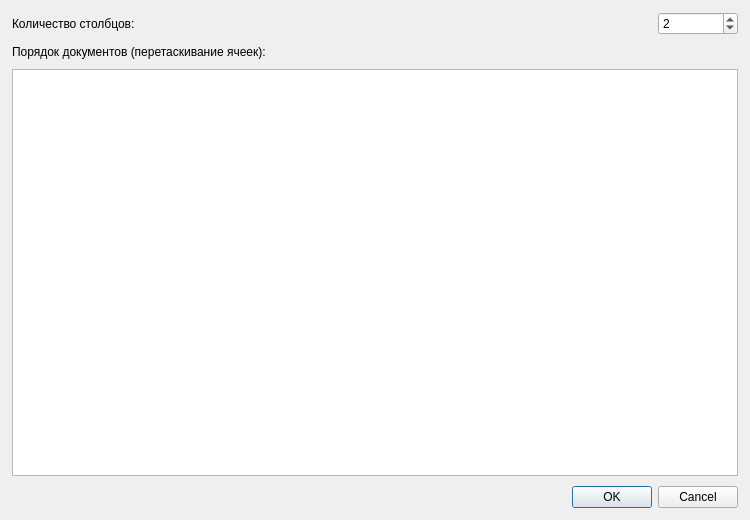
<?xml version="1.0" encoding="UTF-8"?>
<ui version="4.0">
 <class>ScreenConfigDialog</class>
 <widget class="QDialog" name="ScreenConfigDialog">
  <property name="geometry">
   <rect>
    <x>0</x>
    <y>0</y>
    <width>750</width>
    <height>520</height>
   </rect>
  </property>
  <property name="minimumSize">
   <size>
    <width>600</width>
    <height>400</height>
   </size>
  </property>
  <property name="windowTitle">
   <string>Конфигурация экрана</string>
  </property>
  <layout class="QVBoxLayout" name="verticalLayout">
   <property name="spacing">
    <number>10</number>
   </property>
   <property name="leftMargin">
    <number>12</number>
   </property>
   <property name="topMargin">
    <number>12</number>
   </property>
   <property name="rightMargin">
    <number>12</number>
   </property>
   <property name="bottomMargin">
    <number>12</number>
   </property>
   <item>
    <layout class="QHBoxLayout" name="horizontalLayout">
     <property name="spacing">
      <number>8</number>
     </property>
     <item>
      <widget class="QLabel" name="labelColumns">
       <property name="text">
        <string>Количество столбцов:</string>
       </property>
      </widget>
     </item>
     <item>
      <widget class="QSpinBox" name="spinColumns">
       <property name="minimumSize">
        <size>
         <width>60</width>
         <height>0</height>
        </size>
       </property>
       <property name="maximumSize">
        <size>
         <width>80</width>
         <height>16777215</height>
        </size>
       </property>
       <property name="minimum">
        <number>1</number>
       </property>
       <property name="maximum">
        <number>10</number>
       </property>
       <property name="value">
        <number>2</number>
       </property>
      </widget>
     </item>
    </layout>
   </item>
   <item>
    <widget class="QLabel" name="labelDocuments">
     <property name="text">
      <string>Порядок документов (перетаскивание ячеек):</string>
     </property>
    </widget>
   </item>
   <item>
    <widget class="QTableWidget" name="tableDocuments">
     <property name="editTriggers">
      <set>QAbstractItemView::NoEditTriggers</set>
     </property>
     <property name="dragDropMode">
      <enum>QAbstractItemView::NoDragDrop</enum>
     </property>
     <property name="selectionMode">
      <enum>QAbstractItemView::SingleSelection</enum>
     </property>
     <property name="selectionBehavior">
      <enum>QAbstractItemView::SelectItems</enum>
     </property>
     <property name="showGrid">
      <bool>true</bool>
     </property>
     <property name="gridStyle">
      <enum>Qt::DotLine</enum>
     </property>
     <property name="rowCount">
      <number>0</number>
     </property>
     <property name="columnCount">
      <number>2</number>
     </property>
     <attribute name="horizontalHeaderVisible">
      <bool>false</bool>
     </attribute>
     <attribute name="horizontalHeaderStretchLastSection">
      <bool>true</bool>
     </attribute>
     <attribute name="verticalHeaderVisible">
      <bool>false</bool>
     </attribute>
     <attribute name="verticalHeaderMinimumSectionSize">
      <number>32</number>
     </attribute>
     <attribute name="verticalHeaderDefaultSectionSize">
      <number>32</number>
     </attribute>
     <column/>
     <column/>
    </widget>
   </item>
   <item>
    <widget class="QDialogButtonBox" name="buttonBox">
     <property name="orientation">
      <enum>Qt::Horizontal</enum>
     </property>
     <property name="standardButtons">
      <set>QDialogButtonBox::Cancel|QDialogButtonBox::Ok</set>
     </property>
     <property name="centerButtons">
      <bool>false</bool>
     </property>
    </widget>
   </item>
  </layout>
 </widget>
 <resources/>
 <connections>
  <connection>
   <sender>buttonBox</sender>
   <signal>accepted()</signal>
   <receiver>ScreenConfigDialog</receiver>
   <slot>accept()</slot>
   <hints>
    <hint type="sourcelabel">
     <x>20</x>
     <y>20</y>
    </hint>
    <hint type="destinationlabel">
     <x>20</x>
     <y>20</y>
    </hint>
   </hints>
  </connection>
  <connection>
   <sender>buttonBox</sender>
   <signal>rejected()</signal>
   <receiver>ScreenConfigDialog</receiver>
   <slot>reject()</slot>
   <hints>
    <hint type="sourcelabel">
     <x>20</x>
     <y>20</y>
    </hint>
    <hint type="destinationlabel">
     <x>20</x>
     <y>20</y>
    </hint>
   </hints>
  </connection>
 </connections>
</ui>
